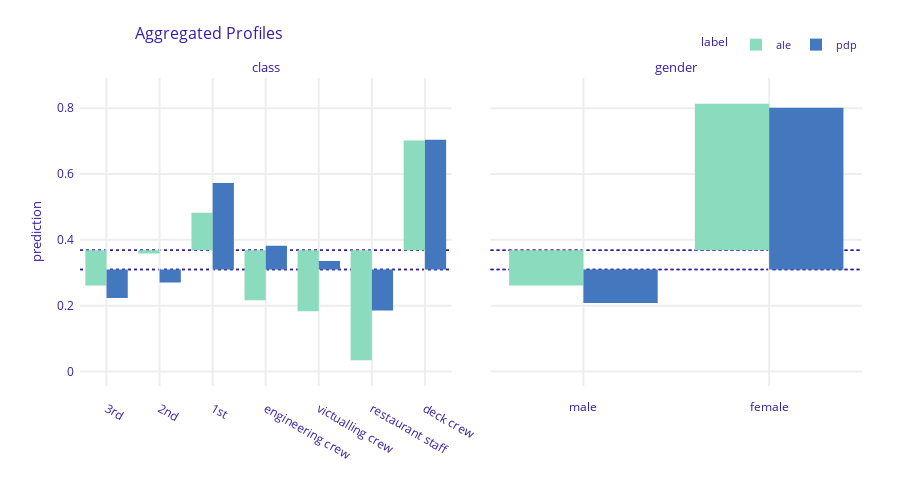

The notebook cell this image was saved under:
### Code cell
pdp_cat = exp.model_profile(type = 'partial', variable_type='categorical',
                            variables = ["gender","class"], label="pdp")
ale_cat = exp.model_profile(type = 'accumulated', variable_type='categorical',
                            variables = ["gender","class"], label="ale")
ale_cat.plot(pdp_cat)

### Figure 1 — Plotly figure (JSON) as saved in the notebook; plotly's stock layout.template omitted (floating-point values rounded to 4 significant figures)
{"data": [{"alignmentgroup": "True", "base": [0.368, 0.368, 0.368, 0.368, 0.368, 0.368, 0.368], "customdata": [[0.2613, "ale", "class"], [0.3583, "ale", "class"], [0.4824, "ale", "class"], [0.2163, "ale", "class"], [0.1832, "ale", "class"], [0.03383, "ale", "class"], [0.7015, "ale", "class"]], "hovertemplate": "<b>%{hovertext}</b><br><br>mean_prediction=%{base:.3f}<br>prediction=%{customdata[0]:.3f}<extra></extra>", "hovertext": ["ale", "ale", "ale", "ale", "ale", "ale", "ale"], "legendgroup": "ale", "marker": {"color": "#8bdcbe", "pattern": {"shape": ""}}, "name": "ale", "offsetgroup": "ale", "orientation": "v", "showlegend": true, "textposition": "auto", "type": "bar", "x": ["3rd", "2nd", "1st", "engineering crew", "victualling crew", "restaurant staff", "deck crew"], "xaxis": "x", "y": [-0.1066, -0.009659, 0.1144, -0.1517, -0.1848, -0.3342, 0.3335], "yaxis": "y"}, {"alignmentgroup": "True", "base": [0.368, 0.368], "customdata": [[0.2613, "ale", "gender"], [0.8137, "ale", "gender"]], "hovertemplate": "<b>%{hovertext}</b><br><br>mean_prediction=%{base:.3f}<br>prediction=%{customdata[0]:.3f}<extra></extra>", "hovertext": ["ale", "ale"], "legendgroup": "ale", "marker": {"color": "#8bdcbe", "pattern": {"shape": ""}}, "name": "ale", "offsetgroup": "ale", "orientation": "v", "showlegend": false, "textposition": "auto", "type": "bar", "x": ["male", "female"], "xaxis": "x2", "y": [-0.1066, 0.4457], "yaxis": "y2"}, {"alignmentgroup": "True", "base": [0.3095, 0.3095, 0.3095, 0.3095, 0.3095, 0.3095, 0.3095], "customdata": [[0.2236, "pdp", "class"], [0.27, "pdp", "class"], [0.5723, "pdp", "class"], [0.3822, "pdp", "class"], [0.336, "pdp", "class"], [0.1851, "pdp", "class"], [0.7042, "pdp", "class"]], "hovertemplate": "<b>%{hovertext}</b><br><br>mean_prediction=%{base:.3f}<br>prediction=%{customdata[0]:.3f}<extra></extra>", "hovertext": ["pdp", "pdp", "pdp", "pdp", "pdp", "pdp", "pdp"], "legendgroup": "pdp", "marker": {"color": "#4378bf", "pattern": {"shape": ""}}, "name": "pdp", "offsetgroup": "pdp", "orientation": "v", "showlegend": true, "textposition": "auto", "type": "bar", "x": ["3rd", "2nd", "1st", "engineering crew", "victualling crew", "restaurant staff", "deck crew"], "xaxis": "x", "y": [-0.08593, -0.03953, 0.2629, 0.07267, 0.02654, -0.1244, 0.3947], "yaxis": "y"}, {"alignmentgroup": "True", "base": [0.3095, 0.3095], "customdata": [[0.208, "pdp", "gender"], [0.8011, "pdp", "gender"]], "hovertemplate": "<b>%{hovertext}</b><br><br>mean_prediction=%{base:.3f}<br>prediction=%{customdata[0]:.3f}<extra></extra>", "hovertext": ["pdp", "pdp"], "legendgroup": "pdp", "marker": {"color": "#4378bf", "pattern": {"shape": ""}}, "name": "pdp", "offsetgroup": "pdp", "orientation": "v", "showlegend": false, "textposition": "auto", "type": "bar", "x": ["male", "female"], "xaxis": "x2", "y": [-0.1014, 0.4916], "yaxis": "y2"}], "layout": {"annotations": [{"font": {"size": 13}, "showarrow": false, "text": "class", "x": 0.2375, "xanchor": "center", "xref": "paper", "y": 1, "yanchor": "bottom", "yref": "paper"}, {"font": {"size": 13}, "showarrow": false, "text": "gender", "x": 0.7625, "xanchor": "center", "xref": "paper", "y": 1, "yanchor": "bottom", "yref": "paper"}, {"font": {"size": 13}, "showarrow": false, "text": "prediction", "textangle": -90, "x": -0.07, "xref": "paper", "y": 0.5, "yref": "paper"}], "barmode": "group", "font": {"color": "#371ea3"}, "height": 489, "hovermode": "x unified", "legend": {"font": {"size": 11}, "itemsizing": "constant", "orientation": "h", "title": {"font": {"size": 12}, "text": "label"}, "tracegroupgap": 0, "x": 1, "xanchor": "right", "y": 1.061, "yanchor": "bottom"}, "margin": {"b": 71, "r": 30, "t": 78}, "shapes": [{"layer": "below", "line": {"color": "#371ea3", "dash": "dot", "width": 1.5}, "type": "line", "x0": 0, "x1": 1, "xref": "x domain", "y0": 0.368, "y1": 0.368, "yref": "y"}, {"layer": "below", "line": {"color": "#371ea3", "dash": "dot", "width": 1.5}, "type": "line", "x0": 0, "x1": 1, "xref": "x2 domain", "y0": 0.368, "y1": 0.368, "yref": "y2"}, {"layer": "below", "line": {"color": "#371ea3", "dash": "dot", "width": 1.5}, "type": "line", "x0": 0, "x1": 1, "xref": "x domain", "y0": 0.368, "y1": 0.368, "yref": "y"}, {"layer": "below", "line": {"color": "#371ea3", "dash": "dot", "width": 1.5}, "type": "line", "x0": 0, "x1": 1, "xref": "x2 domain", "y0": 0.368, "y1": 0.368, "yref": "y2"}, {"layer": "below", "line": {"color": "#371ea3", "dash": "dot", "width": 1.5}, "type": "line", "x0": 0, "x1": 1, "xref": "x domain", "y0": 0.3095, "y1": 0.3095, "yref": "y"}, {"layer": "below", "line": {"color": "#371ea3", "dash": "dot", "width": 1.5}, "type": "line", "x0": 0, "x1": 1, "xref": "x2 domain", "y0": 0.3095, "y1": 0.3095, "yref": "y2"}, {"layer": "below", "line": {"color": "#371ea3", "dash": "dot", "width": 1.5}, "type": "line", "x0": 0, "x1": 1, "xref": "x domain", "y0": 0.3095, "y1": 0.3095, "yref": "y"}, {"layer": "below", "line": {"color": "#371ea3", "dash": "dot", "width": 1.5}, "type": "line", "x0": 0, "x1": 1, "xref": "x2 domain", "y0": 0.3095, "y1": 0.3095, "yref": "y2"}], "title": {"font": {"size": 16}, "text": "Aggregated Profiles", "x": 0.15}, "xaxis": {"anchor": "y", "automargin": true, "domain": [0, 0.475], "fixedrange": true, "gridwidth": 2, "showticklabels": true, "tickcolor": "white", "ticklen": 10, "ticks": "outside", "title": {"text": ""}, "type": "category"}, "xaxis2": {"anchor": "y2", "automargin": true, "domain": [0.525, 1], "fixedrange": true, "gridwidth": 2, "showticklabels": true, "tickcolor": "white", "ticklen": 10, "ticks": "outside", "title": {"text": ""}, "type": "category"}, "yaxis": {"anchor": "x", "automargin": true, "domain": [0, 1], "fixedrange": true, "gridwidth": 2, "range": [-0.04416, 0.8917], "tickcolor": "white", "ticklen": 3, "ticks": "outside", "title": {"text": ""}, "type": "linear", "zeroline": false}, "yaxis2": {"anchor": "x2", "automargin": true, "domain": [0, 1], "fixedrange": true, "gridwidth": 2, "matches": "y", "showticklabels": false, "tickcolor": "white", "ticklen": 3, "ticks": "outside", "title": {"text": ""}, "type": "linear", "zeroline": false}}}
